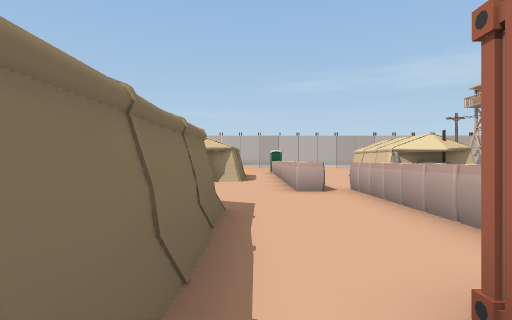
View 1 (above)

24 first-person views from a walk through a 3-D level made in the Unity game engine. The camera is 1.4 m above the floor, looks level and sees 80° across. Doors are open. The floor is counted in squares, 2 m on a side. Each view is taken from the middle of a square. On the plan, view 1 faces up. The plan holds only what a view shows up to about 10 squares ahead; the rest is blank. The place goes on beyond the plan. The player is left out.

View 2
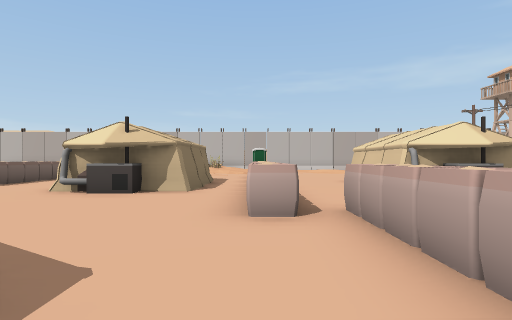

View 3
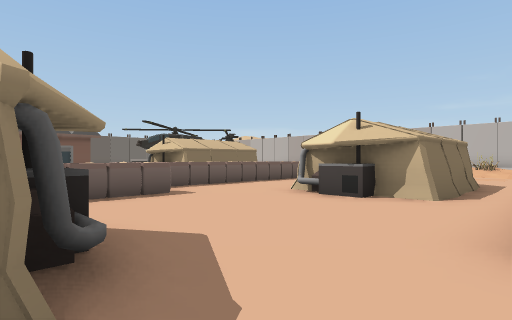

View 4
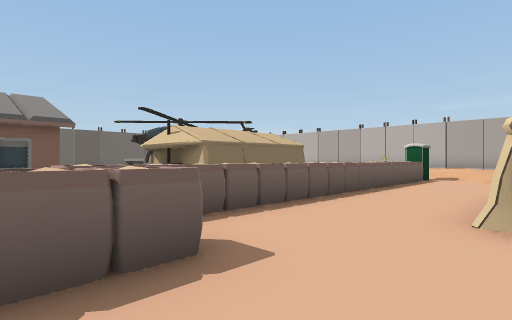

View 5
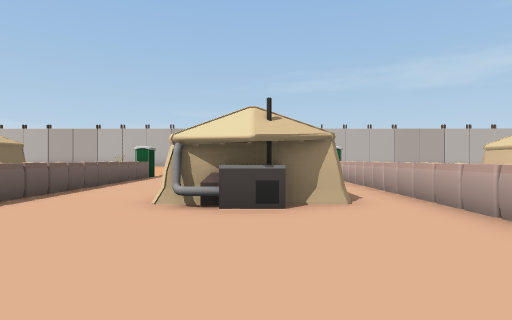

View 6
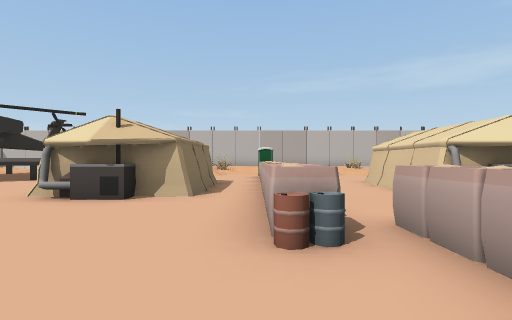

View 7
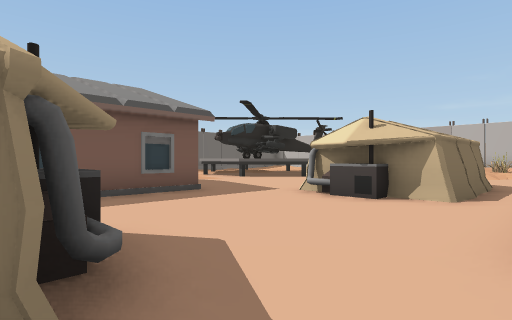

View 8
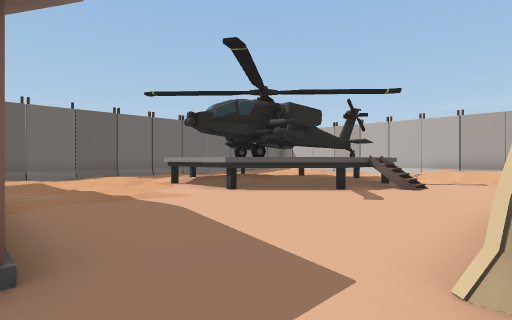

View 9
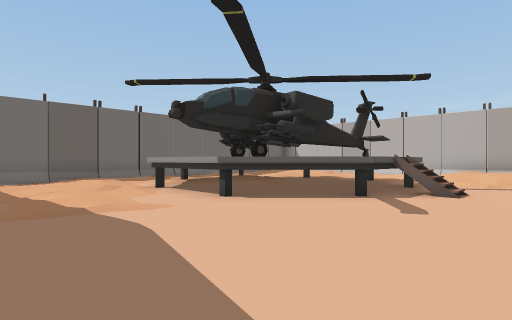

View 10
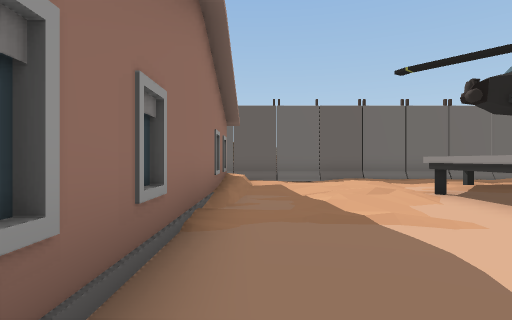

View 11
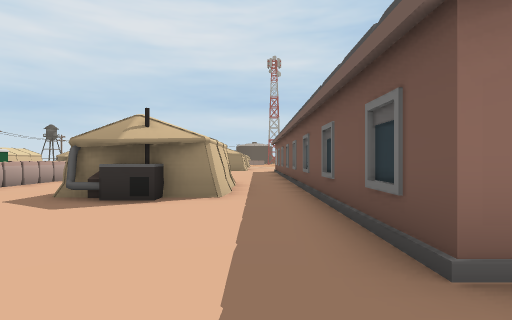

View 12
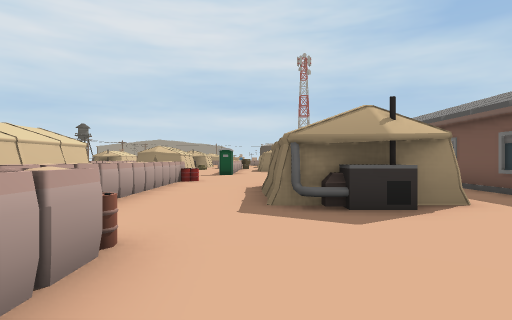

View 13
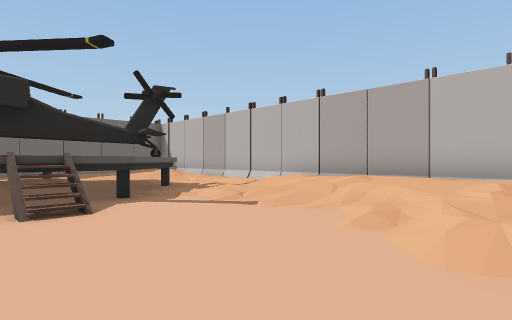

View 14
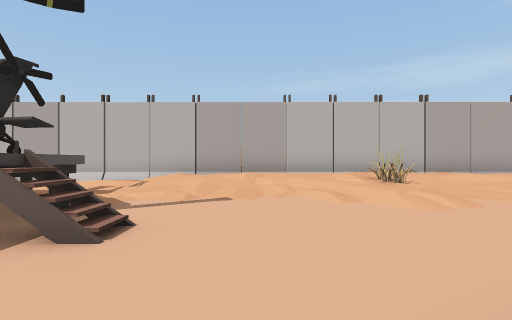

View 15
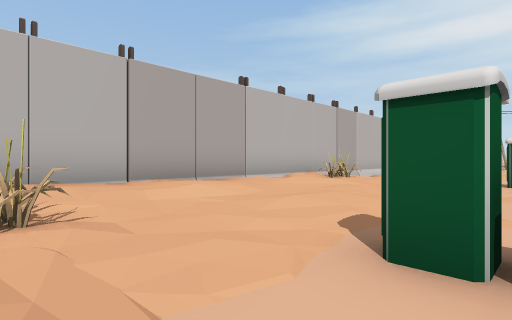

View 16
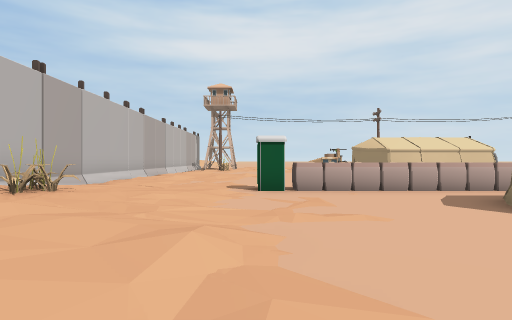

View 17
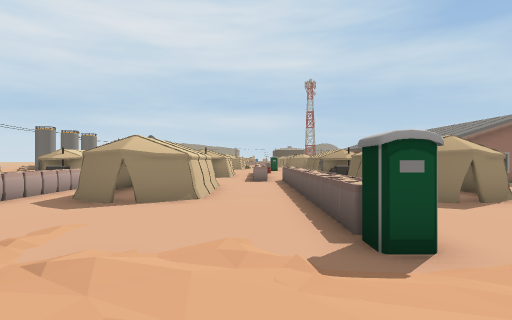

View 18
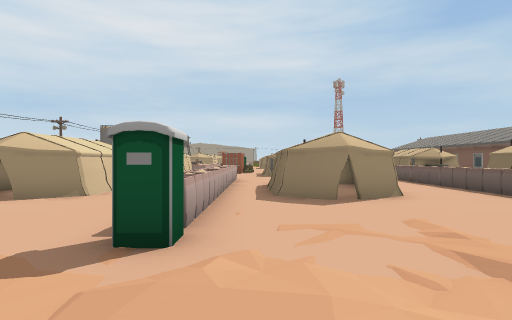

View 19
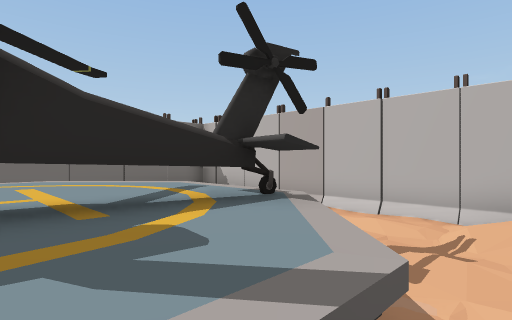

View 20
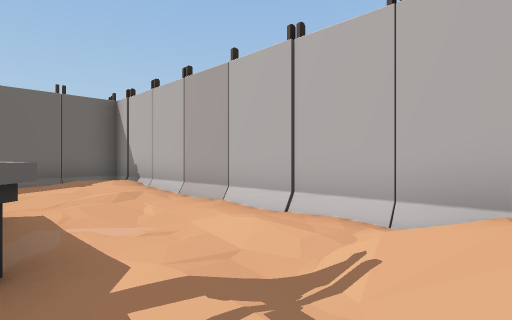

View 21
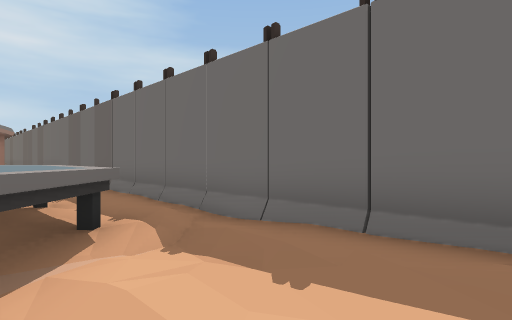

View 22
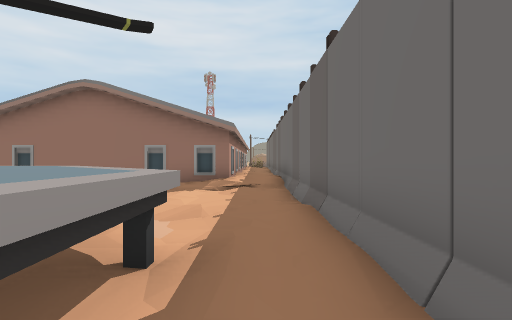

View 23
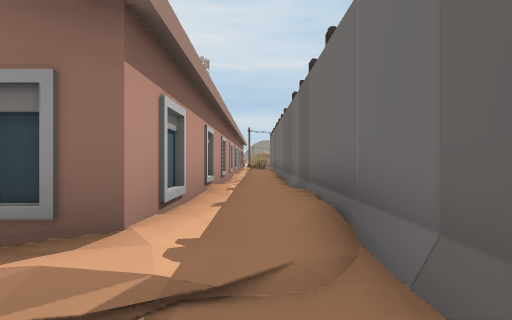

View 24
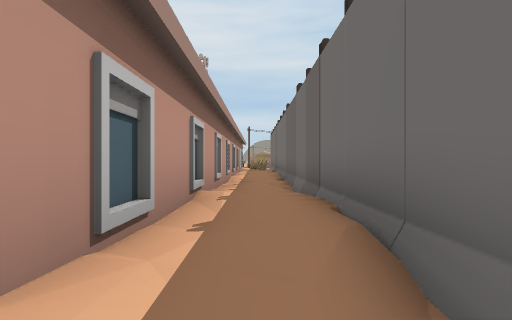

### Floor plan
Key: @ floor where view 1 was taken; # wall or solid block; x gap in a wall; . main floor; : floor 0.25 m higher than the main floor; + floor 0.5 m higher than the main floor; * floor 1.5 m higher than the main floor; / step, stairs or slope; = window, fence, low wall or low ledge; ^ raised ledge; O other object.
Columns run from 23 left of view 1 to 4 right of it. Each row starts with its distance up from view 1.
 23         //
 22 ############################
 21 #///:.//////++///////+O/::::
 20 #::/:..:://///O://///////...
 19 #:/^^^^^./////:://///////...
 18 #/^^^^x*#....//.O..//...O...
 17 #:^^^^#**.......O.......O...
 16 #:^ ^^#**/......O.......O...
 15 #:^^ ###*.......O.......O ..
 14 #/^^ ###*....##.O...###.O ..
 13 #:.^^## ....###.O...# #.O .#
 12 #:::/.......# ##O...# #.O..#
 11 #/::/.......# ##O...# #.O..#
 10 #..:./......###.O...###.O..#
  9 #/=/............O.......O..
  8 #/#########.....O.......O.
  7 #+#       #....OOOO.....O.O
  6 #+#       #.......O.......O
  5 #+#       #.......O.......O
  4 #+#       #.###...O  ##...O
  3 #+#       #.# #...O # #...O
  2 #/#       #.# #...O # #...
  1 #/#       #.###...O ###.#
  0 #:#       #.   ...O    @
 -1 #:#            ..

Positions as (right, up) in squares from view 1, and headings:
1: (0, 0), facing up
2: (1, 3), facing up
3: (1, 4), facing up-left
4: (-3, 6), facing up-left
5: (-2, 5), facing up
6: (-7, 4), facing up
7: (-7, 4), facing up-left
8: (-11, 8), facing up-left
9: (-12, 9), facing up-left
10: (-13, 9), facing left
11: (-12, 10), facing down
12: (-8, 9), facing down
13: (-9, 15), facing up-left
14: (-12, 13), facing up
15: (-9, 17), facing up-right
16: (-6, 18), facing right
17: (-5, 21), facing down
18: (0, 21), facing down
19: (-14, 16), facing up-left
20: (-14, 19), facing up-left
21: (-20, 21), facing down-left
22: (-22, 17), facing down
23: (-22, 10), facing down
24: (-22, 9), facing down
